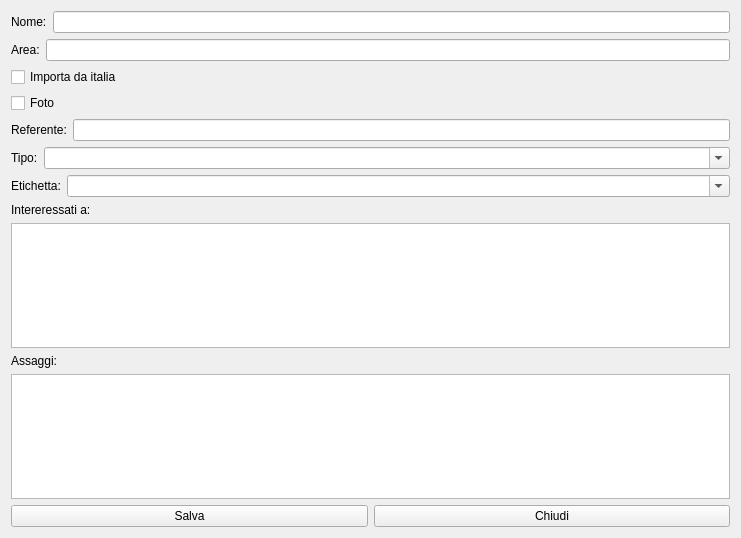
<?xml version="1.0" encoding="UTF-8"?>
<ui version="4.0">
 <class>HNewContact</class>
 <widget class="QWidget" name="HNewContact">
  <property name="geometry">
   <rect>
    <x>0</x>
    <y>0</y>
    <width>741</width>
    <height>538</height>
   </rect>
  </property>
  <property name="windowTitle">
   <string>Nuovo Contatto</string>
  </property>
  <property name="windowIcon">
   <iconset resource="icons.qrc">
    <normaloff>:/Resources/user-group-icon.png</normaloff>:/Resources/user-group-icon.png</iconset>
  </property>
  <layout class="QVBoxLayout" name="verticalLayout_3">
   <item>
    <layout class="QFormLayout" name="formLayout">
     <item row="0" column="0">
      <widget class="QLabel" name="label">
       <property name="text">
        <string>Nome:</string>
       </property>
      </widget>
     </item>
     <item row="0" column="1">
      <widget class="QLineEdit" name="leNome"/>
     </item>
    </layout>
   </item>
   <item>
    <layout class="QFormLayout" name="formLayout_5">
     <item row="0" column="0">
      <widget class="QLabel" name="label_7">
       <property name="text">
        <string>Area:</string>
       </property>
      </widget>
     </item>
     <item row="0" column="1">
      <widget class="QLineEdit" name="leArea"/>
     </item>
    </layout>
   </item>
   <item>
    <widget class="QCheckBox" name="cbImport">
     <property name="text">
      <string>Importa da italia</string>
     </property>
    </widget>
   </item>
   <item>
    <widget class="QCheckBox" name="cbFoto">
     <property name="text">
      <string>Foto</string>
     </property>
    </widget>
   </item>
   <item>
    <layout class="QFormLayout" name="formLayout_2">
     <item row="0" column="0">
      <widget class="QLabel" name="label_2">
       <property name="text">
        <string>Referente:</string>
       </property>
      </widget>
     </item>
     <item row="0" column="1">
      <widget class="QLineEdit" name="leReferente"/>
     </item>
    </layout>
   </item>
   <item>
    <layout class="QFormLayout" name="formLayout_3">
     <item row="0" column="0">
      <widget class="QLabel" name="label_3">
       <property name="text">
        <string>Tipo:</string>
       </property>
      </widget>
     </item>
     <item row="0" column="1">
      <widget class="QComboBox" name="cbTipo">
       <property name="editable">
        <bool>true</bool>
       </property>
      </widget>
     </item>
    </layout>
   </item>
   <item>
    <layout class="QFormLayout" name="formLayout_4">
     <item row="0" column="0">
      <widget class="QLabel" name="label_4">
       <property name="text">
        <string>Etichetta:</string>
       </property>
      </widget>
     </item>
     <item row="0" column="1">
      <widget class="QComboBox" name="cbEtichetta">
       <property name="editable">
        <bool>true</bool>
       </property>
      </widget>
     </item>
    </layout>
   </item>
   <item>
    <layout class="QVBoxLayout" name="verticalLayout">
     <item>
      <widget class="QLabel" name="label_5">
       <property name="text">
        <string>Intereressati a:</string>
       </property>
      </widget>
     </item>
     <item>
      <widget class="QTextEdit" name="teInterests"/>
     </item>
    </layout>
   </item>
   <item>
    <layout class="QVBoxLayout" name="verticalLayout_2">
     <item>
      <widget class="QLabel" name="label_6">
       <property name="text">
        <string>Assaggi:</string>
       </property>
      </widget>
     </item>
     <item>
      <widget class="QTextEdit" name="teAssaggi"/>
     </item>
    </layout>
   </item>
   <item>
    <layout class="QHBoxLayout" name="horizontalLayout">
     <item>
      <widget class="QPushButton" name="pushButton">
       <property name="text">
        <string>Salva</string>
       </property>
       <property name="icon">
        <iconset resource="icons.qrc">
         <normaloff>:/Resources/save-icon.png</normaloff>:/Resources/save-icon.png</iconset>
       </property>
       <property name="iconSize">
        <size>
         <width>32</width>
         <height>32</height>
        </size>
       </property>
      </widget>
     </item>
     <item>
      <widget class="QPushButton" name="pushButton_2">
       <property name="text">
        <string>Chiudi</string>
       </property>
       <property name="icon">
        <iconset resource="icons.qrc">
         <normaloff>:/Resources/Actions-window-close-icon.png</normaloff>:/Resources/Actions-window-close-icon.png</iconset>
       </property>
       <property name="iconSize">
        <size>
         <width>32</width>
         <height>32</height>
        </size>
       </property>
      </widget>
     </item>
    </layout>
   </item>
  </layout>
 </widget>
 <resources>
  <include location="icons.qrc"/>
 </resources>
 <connections/>
</ui>
